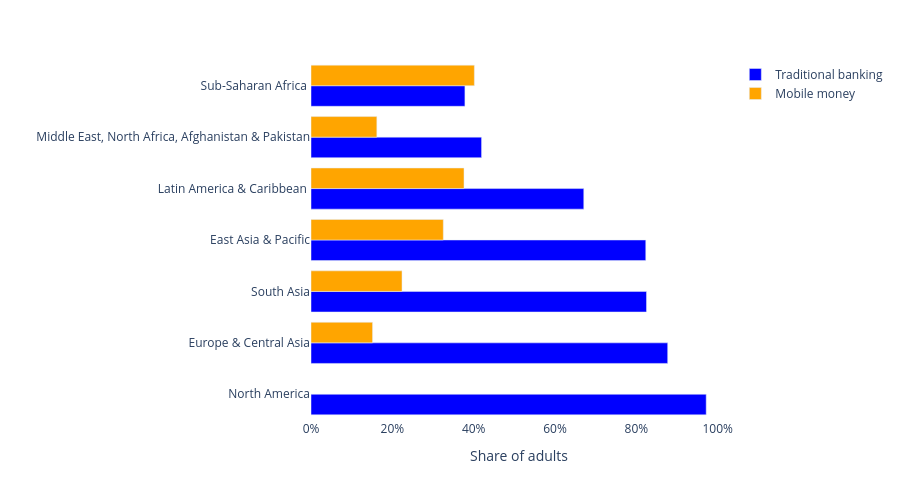

Write notebook code for a chart like this one.
### Markdown cell above
The Findex tracks two ways of having a financial account: a traditional bank or financial institution account, and a mobile money account which is an electronic wallet service, usually operated by a telecom provider rather than a bank. The chart below shows the regional account ownserhsip percentage of the two channels.

### Code cell
# Population-weighted averages by region for both account types

regional = (
    merged.groupby("region_geo")
    .apply(lambda g: pd.Series({
        "Traditional banking": weighted_avg(g, "percent_with_fin_account_formal"),
        "Mobile money":        weighted_avg(g, "percent_with_mobile_account"),
    }), include_groups=False)
    .reset_index()
    .melt(id_vars="region_geo", var_name="Account type", value_name="share")
)

# Sort regions by traditional banking ascending, so the contrast pops visually
region_order = (
    regional[regional["Account type"] == "Traditional banking"]
    .sort_values("share")["region_geo"].tolist()
)

mobile_fig = px.bar(
    regional,
    x="share",
    y="region_geo",
    color="Account type",
    barmode="group",
    orientation="h",
    category_orders={"region_geo": region_order},
    color_discrete_map={
        "Traditional banking": "Blue",
        "Mobile money": "Orange",
    }, 
    labels={"share": "Share of adults", "region_geo": "", "Account type": ""},
)
mobile_fig.update_traces(textposition="outside")
mobile_fig.update_layout(
    xaxis_tickformat=".0%",
    height=500,
    plot_bgcolor="white",
)
mobile_fig.show()

### Figure 1 — Plotly figure (JSON) as saved in the notebook; plotly's stock layout.template omitted (floating-point values rounded to 4 significant figures)
{"data": [{"alignmentgroup": "True", "hovertemplate": "=%{y}<br>Share of adults=%{x}<extra></extra>", "legendgroup": "Traditional banking", "marker": {"color": "Blue", "pattern": {"shape": ""}}, "name": "Traditional banking", "offsetgroup": "Traditional banking", "orientation": "h", "showlegend": true, "textposition": "outside", "type": "bar", "x": [0.8232, 0.8771, 0.6707, 0.4194, 0.9717, 0.825, 0.3785], "xaxis": "x", "y": ["East Asia & Pacific", "Europe & Central Asia", "Latin America & Caribbean ", "Middle East, North Africa, Afghanistan & Pakistan", "North America", "South Asia", "Sub-Saharan Africa "], "yaxis": "y"}, {"alignmentgroup": "True", "hovertemplate": "=%{y}<br>Share of adults=%{x}<extra></extra>", "legendgroup": "Mobile money", "marker": {"color": "Orange", "pattern": {"shape": ""}}, "name": "Mobile money", "offsetgroup": "Mobile money", "orientation": "h", "showlegend": true, "textposition": "outside", "type": "bar", "x": [0.3253, 0.1514, 0.3762, 0.1619, null, 0.2238, 0.4017], "xaxis": "x", "y": ["East Asia & Pacific", "Europe & Central Asia", "Latin America & Caribbean ", "Middle East, North Africa, Afghanistan & Pakistan", "North America", "South Asia", "Sub-Saharan Africa "], "yaxis": "y"}], "layout": {"barmode": "group", "height": 500, "legend": {"title": {"text": ""}, "tracegroupgap": 0}, "margin": {"t": 60}, "plot_bgcolor": "white", "xaxis": {"anchor": "y", "domain": [0, 1], "tickformat": ".0%", "title": {"text": "Share of adults"}}, "yaxis": {"anchor": "x", "categoryarray": ["North America", "Europe & Central Asia", "South Asia", "East Asia & Pacific", "Latin America & Caribbean ", "Middle East, North Africa, Afghanistan & Pakistan", "Sub-Saharan Africa "], "categoryorder": "array", "domain": [0, 1], "title": {"text": ""}}}}
